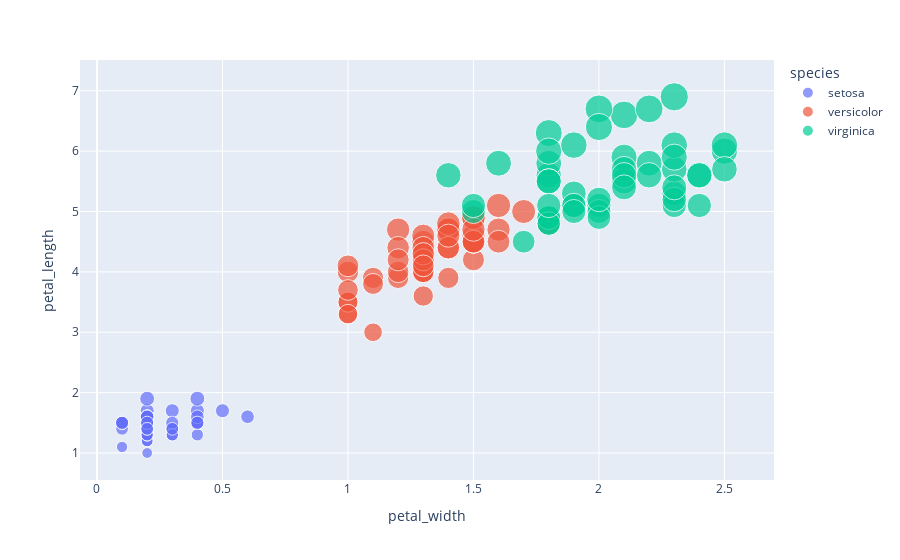

Notebook source saved alongside this figure:
### Code cell
fig = px.scatter(iris, x = 'petal_width', y = 'petal_length',
                 color = 'species', size = 'petal_length', hover_data = ['sepal_width'])
fig.show()

### Figure 1 — Plotly figure (JSON) as saved in the notebook; plotly's stock layout.template omitted (floating-point values rounded to 4 significant figures)
{"data": [{"customdata": [[3.5], [3], [3.2], [3.1], [3.6], [3.9], [3.4], [3.4], [2.9], [3.1], [3.7], [3.4], [3], [3], [4], [4.4], [3.9], [3.5], [3.8], [3.8], [3.4], [3.7], [3.6], [3.3], [3.4], [3], [3.4], [3.5], [3.4], [3.2], [3.1], [3.4], [4.1], [4.2], [3.1], [3.2], [3.5], [3.1], [3], [3.4], [3.5], [2.3], [3.2], [3.5], [3.8], [3], [3.8], [3.2], [3.7], [3.3]], "hovertemplate": "species=setosa<br>petal_width=%{x}<br>petal_length=%{marker.size}<br>sepal_width=%{customdata[0]}<extra></extra>", "legendgroup": "setosa", "marker": {"color": "#636efa", "size": [1.4, 1.4, 1.3, 1.5, 1.4, 1.7, 1.4, 1.5, 1.4, 1.5, 1.5, 1.6, 1.4, 1.1, 1.2, 1.5, 1.3, 1.4, 1.7, 1.5, 1.7, 1.5, 1, 1.7, 1.9, 1.6, 1.6, 1.5, 1.4, 1.6, 1.6, 1.5, 1.5, 1.4, 1.5, 1.2, 1.3, 1.5, 1.3, 1.5, 1.3, 1.3, 1.3, 1.6, 1.9, 1.4, 1.6, 1.4, 1.5, 1.4], "sizemode": "area", "sizeref": 0.01725, "symbol": "circle"}, "mode": "markers", "name": "setosa", "orientation": "v", "showlegend": true, "type": "scatter", "x": [0.2, 0.2, 0.2, 0.2, 0.2, 0.4, 0.3, 0.2, 0.2, 0.1, 0.2, 0.2, 0.1, 0.1, 0.2, 0.4, 0.4, 0.3, 0.3, 0.3, 0.2, 0.4, 0.2, 0.5, 0.2, 0.2, 0.4, 0.2, 0.2, 0.2, 0.2, 0.4, 0.1, 0.2, 0.1, 0.2, 0.2, 0.1, 0.2, 0.2, 0.3, 0.3, 0.2, 0.6, 0.4, 0.3, 0.2, 0.2, 0.2, 0.2], "xaxis": "x", "y": [1.4, 1.4, 1.3, 1.5, 1.4, 1.7, 1.4, 1.5, 1.4, 1.5, 1.5, 1.6, 1.4, 1.1, 1.2, 1.5, 1.3, 1.4, 1.7, 1.5, 1.7, 1.5, 1, 1.7, 1.9, 1.6, 1.6, 1.5, 1.4, 1.6, 1.6, 1.5, 1.5, 1.4, 1.5, 1.2, 1.3, 1.5, 1.3, 1.5, 1.3, 1.3, 1.3, 1.6, 1.9, 1.4, 1.6, 1.4, 1.5, 1.4], "yaxis": "y"}, {"customdata": [[3.2], [3.2], [3.1], [2.3], [2.8], [2.8], [3.3], [2.4], [2.9], [2.7], [2], [3], [2.2], [2.9], [2.9], [3.1], [3], [2.7], [2.2], [2.5], [3.2], [2.8], [2.5], [2.8], [2.9], [3], [2.8], [3], [2.9], [2.6], [2.4], [2.4], [2.7], [2.7], [3], [3.4], [3.1], [2.3], [3], [2.5], [2.6], [3], [2.6], [2.3], [2.7], [3], [2.9], [2.9], [2.5], [2.8]], "hovertemplate": "species=versicolor<br>petal_width=%{x}<br>petal_length=%{marker.size}<br>sepal_width=%{customdata[0]}<extra></extra>", "legendgroup": "versicolor", "marker": {"color": "#EF553B", "size": [4.7, 4.5, 4.9, 4, 4.6, 4.5, 4.7, 3.3, 4.6, 3.9, 3.5, 4.2, 4, 4.7, 3.6, 4.4, 4.5, 4.1, 4.5, 3.9, 4.8, 4, 4.9, 4.7, 4.3, 4.4, 4.8, 5, 4.5, 3.5, 3.8, 3.7, 3.9, 5.1, 4.5, 4.5, 4.7, 4.4, 4.1, 4, 4.4, 4.6, 4, 3.3, 4.2, 4.2, 4.2, 4.3, 3, 4.1], "sizemode": "area", "sizeref": 0.01725, "symbol": "circle"}, "mode": "markers", "name": "versicolor", "orientation": "v", "showlegend": true, "type": "scatter", "x": [1.4, 1.5, 1.5, 1.3, 1.5, 1.3, 1.6, 1, 1.3, 1.4, 1, 1.5, 1, 1.4, 1.3, 1.4, 1.5, 1, 1.5, 1.1, 1.8, 1.3, 1.5, 1.2, 1.3, 1.4, 1.4, 1.7, 1.5, 1, 1.1, 1, 1.2, 1.6, 1.5, 1.6, 1.5, 1.3, 1.3, 1.3, 1.2, 1.4, 1.2, 1, 1.3, 1.2, 1.3, 1.3, 1.1, 1.3], "xaxis": "x", "y": [4.7, 4.5, 4.9, 4, 4.6, 4.5, 4.7, 3.3, 4.6, 3.9, 3.5, 4.2, 4, 4.7, 3.6, 4.4, 4.5, 4.1, 4.5, 3.9, 4.8, 4, 4.9, 4.7, 4.3, 4.4, 4.8, 5, 4.5, 3.5, 3.8, 3.7, 3.9, 5.1, 4.5, 4.5, 4.7, 4.4, 4.1, 4, 4.4, 4.6, 4, 3.3, 4.2, 4.2, 4.2, 4.3, 3, 4.1], "yaxis": "y"}, {"customdata": [[3.3], [2.7], [3], [2.9], [3], [3], [2.5], [2.9], [2.5], [3.6], [3.2], [2.7], [3], [2.5], [2.8], [3.2], [3], [3.8], [2.6], [2.2], [3.2], [2.8], [2.8], [2.7], [3.3], [3.2], [2.8], [3], [2.8], [3], [2.8], [3.8], [2.8], [2.8], [2.6], [3], [3.4], [3.1], [3], [3.1], [3.1], [3.1], [2.7], [3.2], [3.3], [3], [2.5], [3], [3.4], [3]], "hovertemplate": "species=virginica<br>petal_width=%{x}<br>petal_length=%{marker.size}<br>sepal_width=%{customdata[0]}<extra></extra>", "legendgroup": "virginica", "marker": {"color": "#00cc96", "size": [6, 5.1, 5.9, 5.6, 5.8, 6.6, 4.5, 6.3, 5.8, 6.1, 5.1, 5.3, 5.5, 5, 5.1, 5.3, 5.5, 6.7, 6.9, 5, 5.7, 4.9, 6.7, 4.9, 5.7, 6, 4.8, 4.9, 5.6, 5.8, 6.1, 6.4, 5.6, 5.1, 5.6, 6.1, 5.6, 5.5, 4.8, 5.4, 5.6, 5.1, 5.1, 5.9, 5.7, 5.2, 5, 5.2, 5.4, 5.1], "sizemode": "area", "sizeref": 0.01725, "symbol": "circle"}, "mode": "markers", "name": "virginica", "orientation": "v", "showlegend": true, "type": "scatter", "x": [2.5, 1.9, 2.1, 1.8, 2.2, 2.1, 1.7, 1.8, 1.8, 2.5, 2, 1.9, 2.1, 2, 2.4, 2.3, 1.8, 2.2, 2.3, 1.5, 2.3, 2, 2, 1.8, 2.1, 1.8, 1.8, 1.8, 2.1, 1.6, 1.9, 2, 2.2, 1.5, 1.4, 2.3, 2.4, 1.8, 1.8, 2.1, 2.4, 2.3, 1.9, 2.3, 2.5, 2.3, 1.9, 2, 2.3, 1.8], "xaxis": "x", "y": [6, 5.1, 5.9, 5.6, 5.8, 6.6, 4.5, 6.3, 5.8, 6.1, 5.1, 5.3, 5.5, 5, 5.1, 5.3, 5.5, 6.7, 6.9, 5, 5.7, 4.9, 6.7, 4.9, 5.7, 6, 4.8, 4.9, 5.6, 5.8, 6.1, 6.4, 5.6, 5.1, 5.6, 6.1, 5.6, 5.5, 4.8, 5.4, 5.6, 5.1, 5.1, 5.9, 5.7, 5.2, 5, 5.2, 5.4, 5.1], "yaxis": "y"}], "layout": {"legend": {"itemsizing": "constant", "title": {"text": "species"}, "tracegroupgap": 0}, "margin": {"t": 60}, "xaxis": {"anchor": "y", "domain": [0, 1], "title": {"text": "petal_width"}}, "yaxis": {"anchor": "x", "domain": [0, 1], "title": {"text": "petal_length"}}}}
